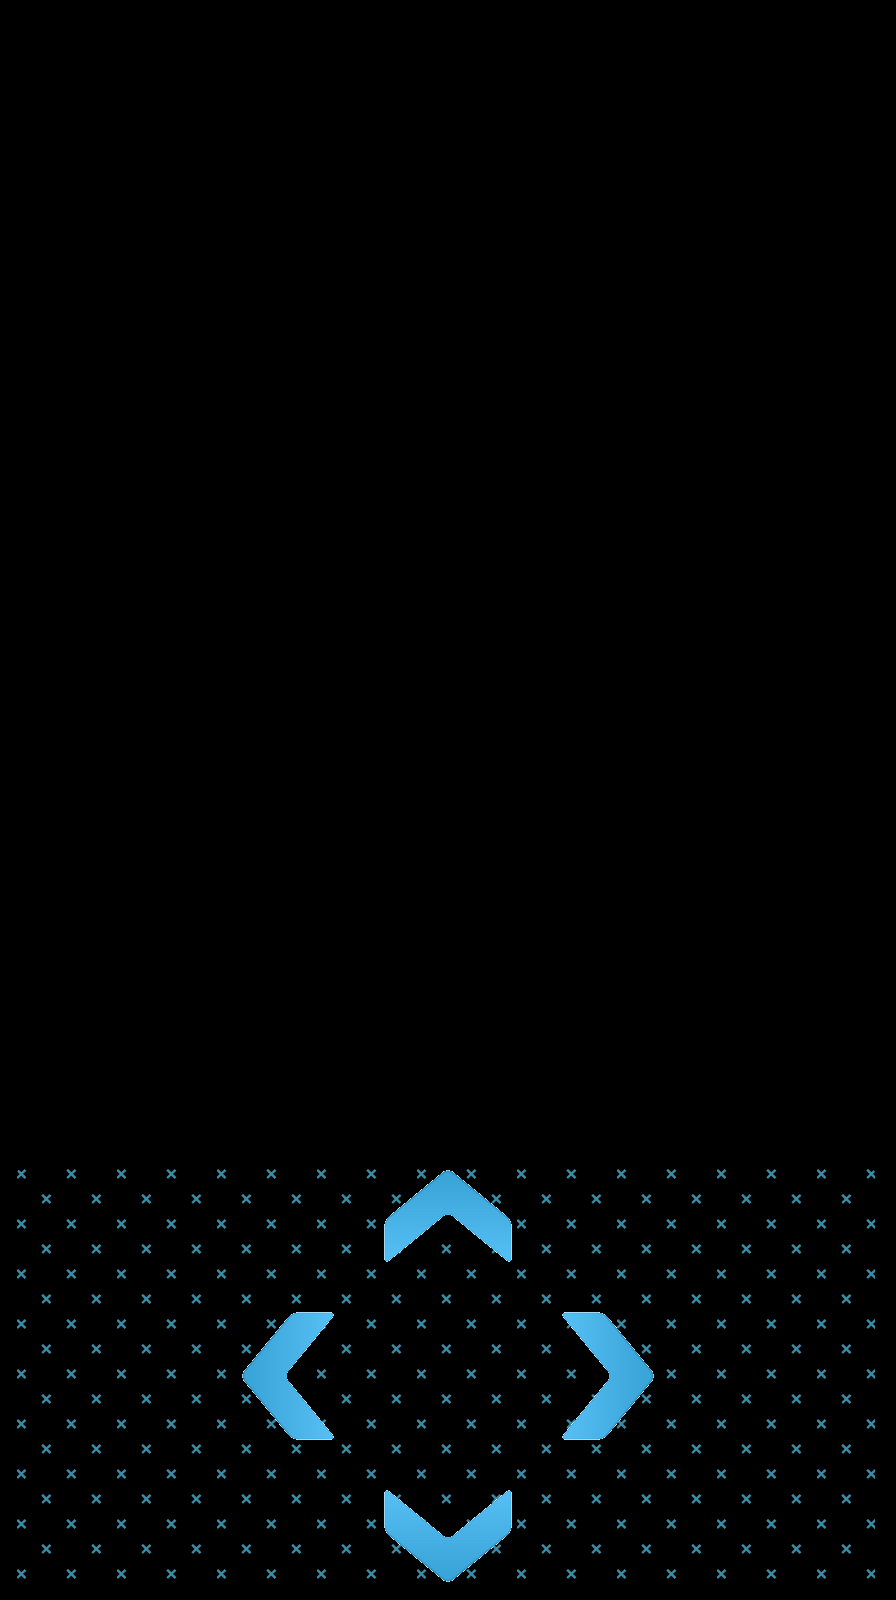

Below is a game level as drawn by its tile map, then a one-line description and the .tmx file that defines it, in full:
An orthogonal 28x50 tile map with 32x32 px tiles, 2 tile layers (ControllerZone, ControllerButtons), 2 tilesets and 4 objects.

<map version="1.4" tiledversion="1.4.3" orientation="orthogonal" renderorder="right-down" width="28" height="50" tilewidth="32" tileheight="32" infinite="0" nextlayerid="4" nextobjectid="7">
 <tileset firstgid="1" source="controller_zone.tsx" />
 <tileset firstgid="393" source="controller.tsx" />
 <layer id="1" name="ControllerZone" width="28" height="50">
  <data encoding="csv">
0,0,0,0,0,0,0,0,0,0,0,0,0,0,0,0,0,0,0,0,0,0,0,0,0,0,0,0,
0,0,0,0,0,0,0,0,0,0,0,0,0,0,0,0,0,0,0,0,0,0,0,0,0,0,0,0,
0,0,0,0,0,0,0,0,0,0,0,0,0,0,0,0,0,0,0,0,0,0,0,0,0,0,0,0,
0,0,0,0,0,0,0,0,0,0,0,0,0,0,0,0,0,0,0,0,0,0,0,0,0,0,0,0,
0,0,0,0,0,0,0,0,0,0,0,0,0,0,0,0,0,0,0,0,0,0,0,0,0,0,0,0,
0,0,0,0,0,0,0,0,0,0,0,0,0,0,0,0,0,0,0,0,0,0,0,0,0,0,0,0,
0,0,0,0,0,0,0,0,0,0,0,0,0,0,0,0,0,0,0,0,0,0,0,0,0,0,0,0,
0,0,0,0,0,0,0,0,0,0,0,0,0,0,0,0,0,0,0,0,0,0,0,0,0,0,0,0,
0,0,0,0,0,0,0,0,0,0,0,0,0,0,0,0,0,0,0,0,0,0,0,0,0,0,0,0,
0,0,0,0,0,0,0,0,0,0,0,0,0,0,0,0,0,0,0,0,0,0,0,0,0,0,0,0,
0,0,0,0,0,0,0,0,0,0,0,0,0,0,0,0,0,0,0,0,0,0,0,0,0,0,0,0,
0,0,0,0,0,0,0,0,0,0,0,0,0,0,0,0,0,0,0,0,0,0,0,0,0,0,0,0,
0,0,0,0,0,0,0,0,0,0,0,0,0,0,0,0,0,0,0,0,0,0,0,0,0,0,0,0,
0,0,0,0,0,0,0,0,0,0,0,0,0,0,0,0,0,0,0,0,0,0,0,0,0,0,0,0,
0,0,0,0,0,0,0,0,0,0,0,0,0,0,0,0,0,0,0,0,0,0,0,0,0,0,0,0,
0,0,0,0,0,0,0,0,0,0,0,0,0,0,0,0,0,0,0,0,0,0,0,0,0,0,0,0,
0,0,0,0,0,0,0,0,0,0,0,0,0,0,0,0,0,0,0,0,0,0,0,0,0,0,0,0,
0,0,0,0,0,0,0,0,0,0,0,0,0,0,0,0,0,0,0,0,0,0,0,0,0,0,0,0,
0,0,0,0,0,0,0,0,0,0,0,0,0,0,0,0,0,0,0,0,0,0,0,0,0,0,0,0,
0,0,0,0,0,0,0,0,0,0,0,0,0,0,0,0,0,0,0,0,0,0,0,0,0,0,0,0,
0,0,0,0,0,0,0,0,0,0,0,0,0,0,0,0,0,0,0,0,0,0,0,0,0,0,0,0,
0,0,0,0,0,0,0,0,0,0,0,0,0,0,0,0,0,0,0,0,0,0,0,0,0,0,0,0,
0,0,0,0,0,0,0,0,0,0,0,0,0,0,0,0,0,0,0,0,0,0,0,0,0,0,0,0,
0,0,0,0,0,0,0,0,0,0,0,0,0,0,0,0,0,0,0,0,0,0,0,0,0,0,0,0,
0,0,0,0,0,0,0,0,0,0,0,0,0,0,0,0,0,0,0,0,0,0,0,0,0,0,0,0,
0,0,0,0,0,0,0,0,0,0,0,0,0,0,0,0,0,0,0,0,0,0,0,0,0,0,0,0,
0,0,0,0,0,0,0,0,0,0,0,0,0,0,0,0,0,0,0,0,0,0,0,0,0,0,0,0,
0,0,0,0,0,0,0,0,0,0,0,0,0,0,0,0,0,0,0,0,0,0,0,0,0,0,0,0,
0,0,0,0,0,0,0,0,0,0,0,0,0,0,0,0,0,0,0,0,0,0,0,0,0,0,0,0,
0,0,0,0,0,0,0,0,0,0,0,0,0,0,0,0,0,0,0,0,0,0,0,0,0,0,0,0,
0,0,0,0,0,0,0,0,0,0,0,0,0,0,0,0,0,0,0,0,0,0,0,0,0,0,0,0,
0,0,0,0,0,0,0,0,0,0,0,0,0,0,0,0,0,0,0,0,0,0,0,0,0,0,0,0,
0,0,0,0,0,0,0,0,0,0,0,0,0,0,0,0,0,0,0,0,0,0,0,0,0,0,0,0,
0,0,0,0,0,0,0,0,0,0,0,0,0,0,0,0,0,0,0,0,0,0,0,0,0,0,0,0,
0,0,0,0,0,0,0,0,0,0,0,0,0,0,0,0,0,0,0,0,0,0,0,0,0,0,0,0,
0,0,0,0,0,0,0,0,0,0,0,0,0,0,0,0,0,0,0,0,0,0,0,0,0,0,0,0,
1,2,3,4,5,6,7,8,9,10,11,12,13,14,15,16,17,18,19,20,21,22,23,24,25,26,27,28,
29,30,31,32,33,34,35,36,37,38,39,40,41,42,43,44,45,46,47,48,49,50,51,52,53,54,55,56,
57,58,59,60,61,62,63,64,65,66,67,68,69,70,71,72,73,74,75,76,77,78,79,80,81,82,83,84,
85,86,87,88,89,90,91,92,93,94,95,96,97,98,99,100,101,102,103,104,105,106,107,108,109,110,111,112,
113,114,115,116,117,118,119,120,121,122,123,124,125,126,127,128,129,130,131,132,133,134,135,136,137,138,139,140,
141,142,143,144,145,146,147,148,149,150,151,152,153,154,155,156,157,158,159,160,161,162,163,164,165,166,167,168,
169,170,171,172,173,174,175,176,177,178,179,180,181,182,183,184,185,186,187,188,189,190,191,192,193,194,195,196,
197,198,199,200,201,202,203,204,205,206,207,208,209,210,211,212,213,214,215,216,217,218,219,220,221,222,223,224,
225,226,227,228,229,230,231,232,233,234,235,236,237,238,239,240,241,242,243,244,245,246,247,248,249,250,251,252,
253,254,255,256,257,258,259,260,261,262,263,264,265,266,267,268,269,270,271,272,273,274,275,276,277,278,279,280,
281,282,283,284,285,286,287,288,289,290,291,292,293,294,295,296,297,298,299,300,301,302,303,304,305,306,307,308,
309,310,311,312,313,314,315,316,317,318,319,320,321,322,323,324,325,326,327,328,329,330,331,332,333,334,335,336,
337,338,339,340,341,342,343,344,345,346,347,348,349,350,351,352,353,354,355,356,357,358,359,360,361,362,363,364,
365,366,367,368,369,370,371,372,373,374,375,376,377,378,379,380,381,382,383,384,385,386,387,388,389,390,391,392
</data>
 </layer>
 <layer id="3" name="ControllerButtons" width="28" height="50">
  <data encoding="csv">
0,0,0,0,0,0,0,0,0,0,0,0,0,0,0,0,0,0,0,0,0,0,0,0,0,0,0,0,
0,0,0,0,0,0,0,0,0,0,0,0,0,0,0,0,0,0,0,0,0,0,0,0,0,0,0,0,
0,0,0,0,0,0,0,0,0,0,0,0,0,0,0,0,0,0,0,0,0,0,0,0,0,0,0,0,
0,0,0,0,0,0,0,0,0,0,0,0,0,0,0,0,0,0,0,0,0,0,0,0,0,0,0,0,
0,0,0,0,0,0,0,0,0,0,0,0,0,0,0,0,0,0,0,0,0,0,0,0,0,0,0,0,
0,0,0,0,0,0,0,0,0,0,0,0,0,0,0,0,0,0,0,0,0,0,0,0,0,0,0,0,
0,0,0,0,0,0,0,0,0,0,0,0,0,0,0,0,0,0,0,0,0,0,0,0,0,0,0,0,
0,0,0,0,0,0,0,0,0,0,0,0,0,0,0,0,0,0,0,0,0,0,0,0,0,0,0,0,
0,0,0,0,0,0,0,0,0,0,0,0,0,0,0,0,0,0,0,0,0,0,0,0,0,0,0,0,
0,0,0,0,0,0,0,0,0,0,0,0,0,0,0,0,0,0,0,0,0,0,0,0,0,0,0,0,
0,0,0,0,0,0,0,0,0,0,0,0,0,0,0,0,0,0,0,0,0,0,0,0,0,0,0,0,
0,0,0,0,0,0,0,0,0,0,0,0,0,0,0,0,0,0,0,0,0,0,0,0,0,0,0,0,
0,0,0,0,0,0,0,0,0,0,0,0,0,0,0,0,0,0,0,0,0,0,0,0,0,0,0,0,
0,0,0,0,0,0,0,0,0,0,0,0,0,0,0,0,0,0,0,0,0,0,0,0,0,0,0,0,
0,0,0,0,0,0,0,0,0,0,0,0,0,0,0,0,0,0,0,0,0,0,0,0,0,0,0,0,
0,0,0,0,0,0,0,0,0,0,0,0,0,0,0,0,0,0,0,0,0,0,0,0,0,0,0,0,
0,0,0,0,0,0,0,0,0,0,0,0,0,0,0,0,0,0,0,0,0,0,0,0,0,0,0,0,
0,0,0,0,0,0,0,0,0,0,0,0,0,0,0,0,0,0,0,0,0,0,0,0,0,0,0,0,
0,0,0,0,0,0,0,0,0,0,0,0,0,0,0,0,0,0,0,0,0,0,0,0,0,0,0,0,
0,0,0,0,0,0,0,0,0,0,0,0,0,0,0,0,0,0,0,0,0,0,0,0,0,0,0,0,
0,0,0,0,0,0,0,0,0,0,0,0,0,0,0,0,0,0,0,0,0,0,0,0,0,0,0,0,
0,0,0,0,0,0,0,0,0,0,0,0,0,0,0,0,0,0,0,0,0,0,0,0,0,0,0,0,
0,0,0,0,0,0,0,0,0,0,0,0,0,0,0,0,0,0,0,0,0,0,0,0,0,0,0,0,
0,0,0,0,0,0,0,0,0,0,0,0,0,0,0,0,0,0,0,0,0,0,0,0,0,0,0,0,
0,0,0,0,0,0,0,0,0,0,0,0,0,0,0,0,0,0,0,0,0,0,0,0,0,0,0,0,
0,0,0,0,0,0,0,0,0,0,0,0,0,0,0,0,0,0,0,0,0,0,0,0,0,0,0,0,
0,0,0,0,0,0,0,0,0,0,0,0,0,0,0,0,0,0,0,0,0,0,0,0,0,0,0,0,
0,0,0,0,0,0,0,0,0,0,0,0,0,0,0,0,0,0,0,0,0,0,0,0,0,0,0,0,
0,0,0,0,0,0,0,0,0,0,0,0,0,0,0,0,0,0,0,0,0,0,0,0,0,0,0,0,
0,0,0,0,0,0,0,0,0,0,0,0,0,0,0,0,0,0,0,0,0,0,0,0,0,0,0,0,
0,0,0,0,0,0,0,0,0,0,0,0,0,0,0,0,0,0,0,0,0,0,0,0,0,0,0,0,
0,0,0,0,0,0,0,0,0,0,0,0,0,0,0,0,0,0,0,0,0,0,0,0,0,0,0,0,
0,0,0,0,0,0,0,0,0,0,0,0,0,0,0,0,0,0,0,0,0,0,0,0,0,0,0,0,
0,0,0,0,0,0,0,0,0,0,0,0,0,0,0,0,0,0,0,0,0,0,0,0,0,0,0,0,
0,0,0,0,0,0,0,0,0,0,0,0,0,0,0,0,0,0,0,0,0,0,0,0,0,0,0,0,
0,0,0,0,0,1350,1351,1352,1353,1354,1355,0,0,0,0,0,0,0,1363,1364,1365,1366,0,0,0,0,0,0,
0,0,0,0,0,1378,1379,1380,1381,1382,1383,0,1329,1330,1331,1332,0,0,1391,1392,1393,1394,0,0,0,0,0,0,
0,0,0,0,0,1406,1407,1408,1409,1410,1411,0,1357,1358,1359,1360,0,0,1419,1420,1421,1422,0,0,0,0,0,0,
0,0,0,0,0,1434,1435,1436,1437,1438,1439,0,1385,1386,1387,1388,0,0,1447,1448,1449,1450,0,0,0,0,0,0,
0,0,0,0,0,1462,1463,1464,1465,1466,1467,0,1413,1414,1415,1416,0,0,1475,1476,1477,1478,0,0,0,0,0,0,
0,0,0,0,0,1490,0,0,0,0,1495,1496,1497,1498,1499,1500,1501,1502,0,0,0,0,0,0,0,0,0,0,
0,0,0,0,0,1518,0,1491,1492,1493,1494,1524,1525,1526,1527,1528,1529,1503,1504,1505,1506,0,0,0,0,0,0,0,
0,0,0,0,0,1546,0,1519,1520,1521,1522,1552,1553,1554,1555,1556,1557,1531,1532,1533,1534,0,0,0,0,0,0,0,
0,0,0,0,0,1574,0,1547,1548,1549,1550,1580,1581,1582,1583,1584,1585,1559,1560,1561,1562,0,0,0,0,0,0,0,
0,0,0,0,0,1602,1603,1575,1576,1577,1578,1608,1609,1610,1611,1612,1613,1587,1588,1589,1590,1618,0,0,0,0,0,0,
0,0,0,0,0,1630,1631,1632,1633,1634,1635,1636,1637,1638,1639,1640,1641,1642,1643,1644,1645,1646,0,0,0,0,0,0,
0,0,0,0,0,1658,1659,1660,1661,1662,1663,1664,1665,1666,1667,1668,1669,1670,1671,1672,1673,1674,0,0,0,0,0,0,
0,0,0,0,0,1686,1687,1688,1689,1690,1691,1692,1693,1694,1695,1696,1697,1698,1699,1700,1701,1702,0,0,0,0,0,0,
0,0,0,0,0,1714,1715,1716,1717,1718,1719,1720,1721,1722,1723,1724,1725,1726,1727,1728,1729,1730,0,0,0,0,0,0,
0,0,0,0,0,1742,1743,1744,1745,1746,1747,1748,1749,1750,1751,1752,1753,1754,1755,1756,1757,1758,0,0,0,0,0,0
</data>
 </layer>
 <objectgroup id="2" name="ControllerTouch" visible="0">
  <object id="2" x="384" y="1470" width="128" height="128" />
  <object id="4" x="544" y="1310" width="128" height="128" />
  <object id="5" x="384" y="1150" width="128" height="128" />
  <object id="6" x="224" y="1310" width="128" height="128" />
 </objectgroup>
</map>
